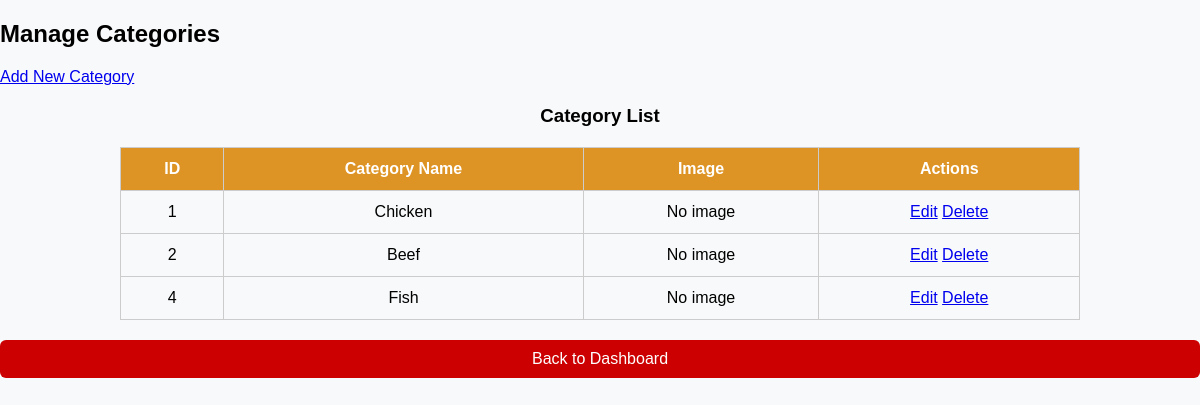
Page /manage_categories.php on the earlier database version.
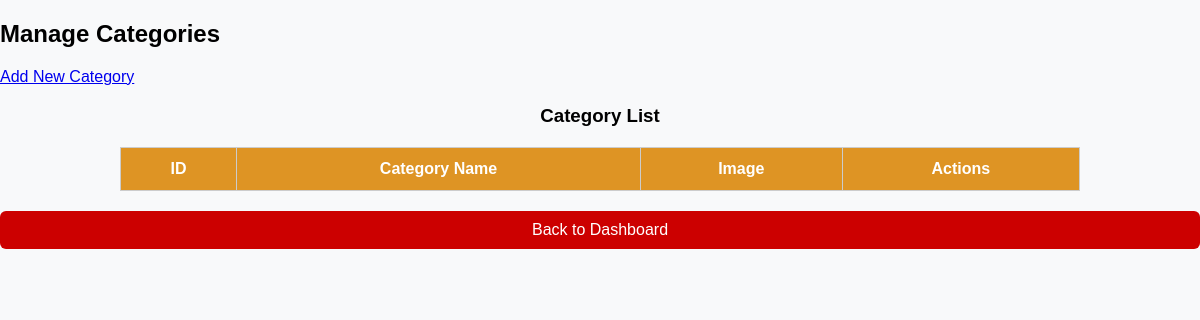
Same page on the later database version.
### tables this page shows
CREATE TABLE categories (
    id INT AUTO_INCREMENT PRIMARY KEY NOT NULL,
    name VARCHAR(255) NOT NULL
);

### manage_categories.php (the view, shortened to what this page needs)
<?php
include("config/db_connect.php");
$categoryQuery = $conn->query("SELECT * FROM categories");
?>
<!DOCTYPE html>
<html lang="en">
<head>
    <link rel="stylesheet" href="css/styles.css">
</head>
<body>
    <h2>Manage Categories</h2>
    <a href="add_category.php">Add New Category</a>
    <h3  style="text-align:center;">Category List</h3>
    <table border="1">
    <tr>
        <th>ID</th>
        <th>Category Name</th>
        <th>Image</th>
        <th>Actions</th>
    </tr>
        <?php while ($category = $categoryQuery->fetch_assoc()): ?>
        <tr>
            <td><?= $category['id'] ?></td>
            <td><?= $category['name'] ?></td>
            <td>
                <?php if (!empty($category['image'])): ?>
                    <img src="uploads/<?= htmlspecialchars($category['image']) ?>" width="50" alt="Category Image">
                <?php else: ?>
                    <span>No image</span>
                <?php endif; ?>
            </td>
            <td>
                <a href="edit_category.php?id=<?= $category['id'] ?>">Edit</a>
                <a href="delete_category.php?id=<?= $category['id'] ?>">Delete</a>
            </td>
        </tr>
        <?php endwhile; ?>
    </table>
    <a href="new_admin_dashboard.php" class="logout-link">Back to Dashboard</a>
</body>
</html>

### css/styles.css (style rules this page uses)
body { font-family: Arial, sans-serif; background-color: #f8f9fa; margin: 0; padding: 0; }
table { width: 100%; border-collapse: collapse; margin: 20px 0; }
th, td { padding: 10px; border: 1px solid #ddd; text-align: center; }
th { background-color: #de9424; color: white; }
.logout-link { display: inline-block; margin-top: 40px; color: #fff; background-color: #cc0000; padding: 10px 20px; text-decoration: none; border-radius: 6px; }

### manage_categories.php (style rules this page uses)
table { border-collapse: collapse; width: 80%; margin: 20px auto; }
th, td { padding: 12px; border: 1px solid #ccc; text-align: center; }
.logout-link { display: block; text-align: center; margin-top: 20px; }

Differences in the rows shown:
removed categories: id "1", name "Chicken"
removed categories: id "2", name "Beef"
removed categories: id "4", name "Fish"
